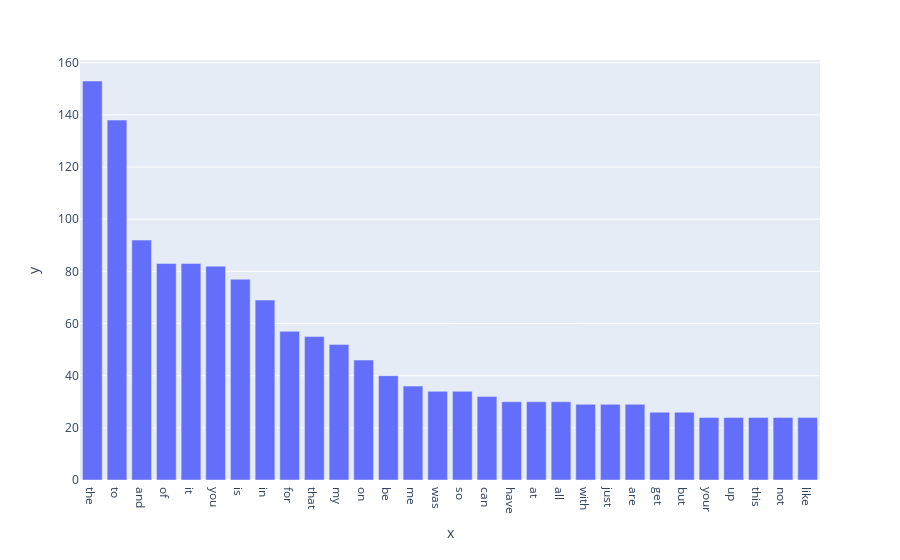

Notebook code for this chart:
### Code cell
import numpy as np
from sklearn.feature_extraction.text import CountVectorizer
import plotly.express as px
count_vect = CountVectorizer()
test_counts = count_vect.fit_transform(test_df['text'])
test_term_frequencies = np.asarray(test_counts.sum(axis=0))[0]

temp = [(v,i) for i,v in enumerate(test_term_frequencies)]
temp.sort()
temp.reverse()
show_list = [i[1] for i in temp[:30]]
fig = px.bar(data_frame=[test_term_frequencies[i] for i in show_list], 
             x=[count_vect.get_feature_names_out()[i]for i in show_list], 
             y=[test_term_frequencies[i] for i in show_list])
fig.show()

### Figure 1 — Plotly figure (JSON) as saved in the notebook; plotly's stock layout.template omitted (floating-point values rounded to 4 significant figures)
{"data": [{"alignmentgroup": "True", "hovertemplate": "x=%{x}<br>y=%{y}<extra></extra>", "legendgroup": "", "marker": {"color": "#636efa", "pattern": {"shape": ""}}, "name": "", "offsetgroup": "", "orientation": "v", "showlegend": false, "textposition": "auto", "type": "bar", "x": ["the", "to", "and", "of", "it", "you", "is", "in", "for", "that", "my", "on", "be", "me", "was", "so", "can", "have", "at", "all", "with", "just", "are", "get", "but", "your", "up", "this", "not", "like"], "xaxis": "x", "y": [153, 138, 92, 83, 83, 82, 77, 69, 57, 55, 52, 46, 40, 36, 34, 34, 32, 30, 30, 30, 29, 29, 29, 26, 26, 24, 24, 24, 24, 24], "yaxis": "y"}], "layout": {"barmode": "relative", "legend": {"tracegroupgap": 0}, "margin": {"t": 60}, "xaxis": {"anchor": "y", "domain": [0, 1], "title": {"text": "x"}}, "yaxis": {"anchor": "x", "domain": [0, 1], "title": {"text": "y"}}}}
